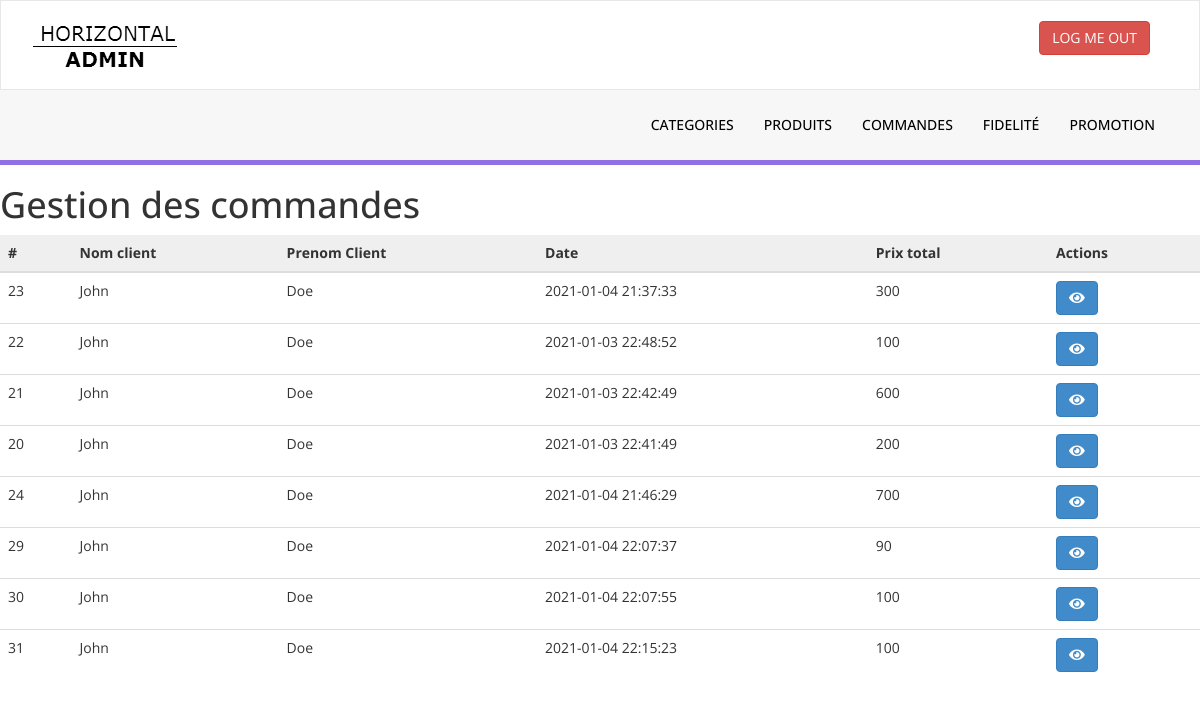
The page /Admin/Commandes.php on the database its author committed.
### tables this page shows
CREATE TABLE IF NOT EXISTS `commande` (
  `id` int(11) NOT NULL AUTO_INCREMENT,
  `id_client` int(11) NOT NULL,
  `date` datetime NOT NULL,
  `prix_total` float NOT NULL,
  PRIMARY KEY (`id`)
);

### Admin/Controller/PanierCore.php (called while the page is built, shortened)
<?php
	class PanierCore
	{
		function GetPanierForGraph()
		{
			$sql="SELECT sum(pr.prix*p.quantite) as somme,pr.titre, c.categorie FROM panier p join produit pr on p.id_produit=pr.id join categorie c on pr.id_categorie = c.id where  p.id_commande!=0 group by pr.id ";
			$db = config::getConnexion();
			try{
			$liste=$db->query($sql);
			return $liste->fetchall(PDO::FETCH_OBJ);
			}
	        catch (Exception $e){
	            die('Erreur: '.$e->getMessage());
	        }
		}
	}
?>

### Admin/Controller/CommandeCore.php (called while the page is built, shortened)
<?php
	class CommandeCore
	{
		function getAllCommandes()
		{
			$sql="SELECT * from commande";
			$db = config::getConnexion();
			try{
			$liste=$db->query($sql);
			return $liste->fetchall(PDO::FETCH_OBJ);
			}
	        catch (Exception $e){
	            die('Erreur: '.$e->getMessage());
	        }
		}
	}
?>

### Admin/Commandes.php (the view, shortened to what this page needs)
<?php require "Header.php"; ?>
<?php
include "Controller/CommandeCore.php";
include "Controller/PanierCore.php";
$commandeC = new CommandeCore();
$panierC = new PanierCore();
$liste = $commandeC->getAllCommandes();
$listePanier= $panierC->GetPanierForGraph();
?>
<h1>Gestion des commandes</h1>
<table role="table" class="table table-borderless table-data3">
	<thead role="rowgroup" style="    background-color: #EFEFEF;">
		<tr>
			<th>#</th>
			<th>Nom client</th>
			<th>Prenom Client</th>
			<th>Date</th>
			<th>Prix total</th>
			<th>Actions</th>
		</tr>
	</thead>
	<tbody>
		<?php foreach ($liste as $row) { ?>
			<tr>
				<td><?=$row->id?></td>
				<td>John</td>
				<td>Doe</td>
				<td><?=$row->date?></td>
				<td><?=$row->prix_total?></td>
				<td>
					<a href="DetailCommande.php?id=<?=$row->id?>"><button class="btn btn-primary"><span class="fa fa-eye"></span></button></a>
				</td>
			</tr>
		<?php } ?>
	</tbody>
</table>
<div id="chartContainer" style="height: 370px; width: 100%;">
</div>

### Admin/header.php (shortened to what this page needs)
<!DOCTYPE html>
<html xmlns="http://www.w3.org/1999/xhtml">
<head>
    <link href="assets/css/bootstrap.css" rel="stylesheet" />
    <link href="assets/css/font-awesome.css" rel="stylesheet" />
    <link href="assets/css/style.css" rel="stylesheet" />
</head>
<body>
    <div class="navbar navbar-inverse set-radius-zero" >
        <div class="container">
            <div class="navbar-header">
                <a class="navbar-brand" href="index.html">
                    <img src="assets/img/logo.png" />
                </a>
            </div>
            <div class="right-div">
                <a href="#" class="btn btn-danger pull-right">LOG ME OUT</a>
            </div>
        </div>
    </div>
    <section class="menu-section">
        <div class="container">
            <div class="row ">
                <div class="col-md-12">
                    <div class="navbar-collapse collapse ">
                        <ul id="menu-top" class="nav navbar-nav navbar-right">
                            <li><a href="Categories.php">Categories</a></li>
                            <li><a href="Produits.php">Produits</a></li>
                            <li><a href="Commandes.php">Commandes</a></li>
                            <li><a href="Fidelite.php">Fidelité</a></li>
                            <li><a href="Promotion.php">Promotion</a></li>
                        </ul>
                    </div>
                </div>
            </div>
        </div>
    </section>
    <link rel="stylesheet" href="https://pro.fontawesome.com/releases/v5.10.0/css/all.css"/>

### Admin/assets/css/style.css (style rules this page uses)
.set-radius-zero { border-radius:0px; -moz-border-radius:0px; -webkit-border-radius:0px; }
.right-div { float: right; padding: 20px; }
#menu-top a { color:#000; text-decoration:none; font-weight:500; padding: 25px 15px 25px 15px; text-transform:uppercase; }
.menu-section { background-color: #f7f7f7; border-bottom:5px solid #9170E4; width:100% }
.navbar-inverse { background-color: #FFF; border-color: rgba(155, 153, 153, 0.23); }
.navbar { min-height: 90px; margin-bottom: 0px; }

### rows shown on the page
commande: id "23", date "2021-01-04 21:37:33", prix_total "300"
commande: id "22", date "2021-01-03 22:48:52", prix_total "100"
commande: id "21", date "2021-01-03 22:42:49", prix_total "600"
commande: id "20", date "2021-01-03 22:41:49", prix_total "200"
commande: id "24", date "2021-01-04 21:46:29", prix_total "700"
commande: id "29", date "2021-01-04 22:07:37", prix_total "90"
commande: id "30", date "2021-01-04 22:07:55", prix_total "100"
commande: id "31", date "2021-01-04 22:15:23", prix_total "100"
